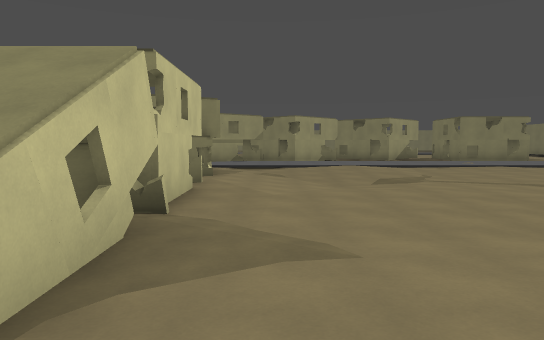
View 1 (above)

24 first-person views from a walk through a 3-D level made in the Godot game engine. The camera is 1.5 m above the floor, tilts 4° down and sees 70° across. The floor is counted in squares, 2 m on a side. Each view is taken from the middle of a square. On the plan, view 1 faces up. The plan holds only what a view shows up to about 12 squares ahead; the rest is blank. The place goes on beyond the plan. Door leaves are left out where a doorway can be walked through.

View 2
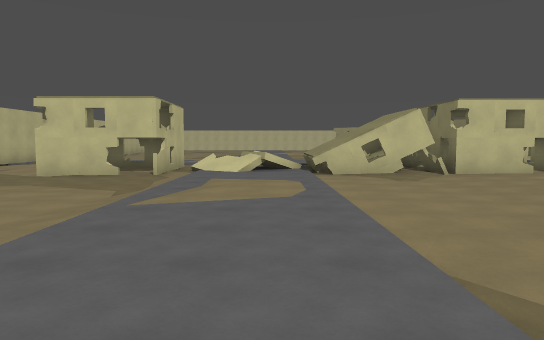

View 3
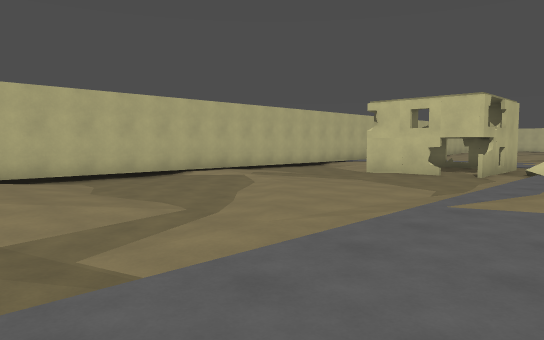

View 4
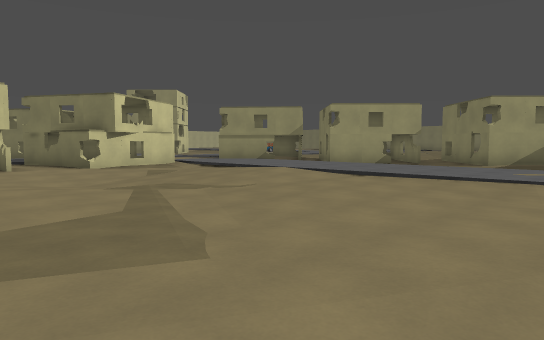

View 5
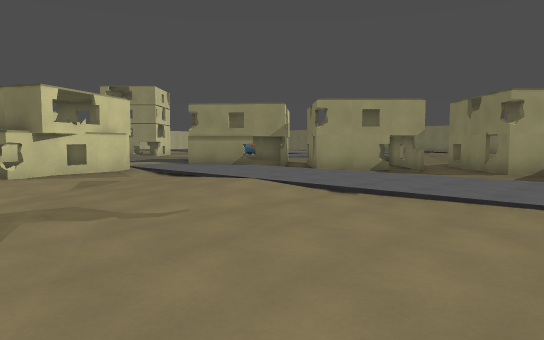

View 6
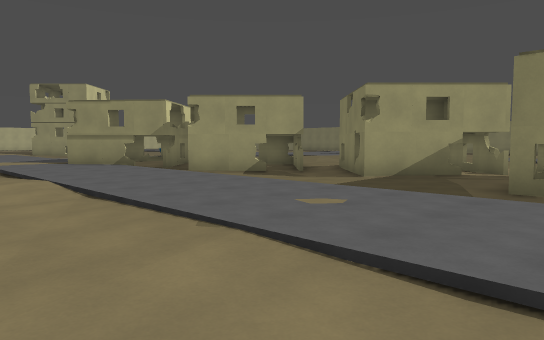

View 7
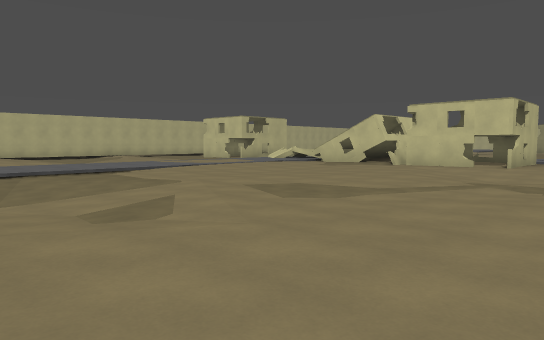

View 8
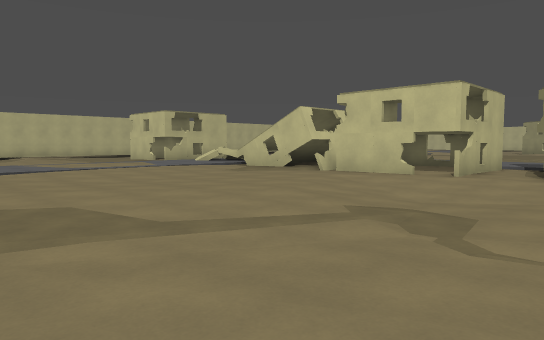

View 9
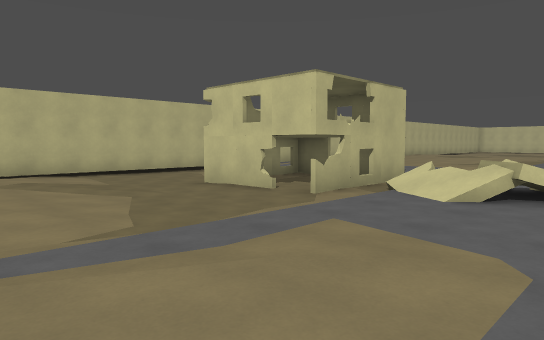

View 10
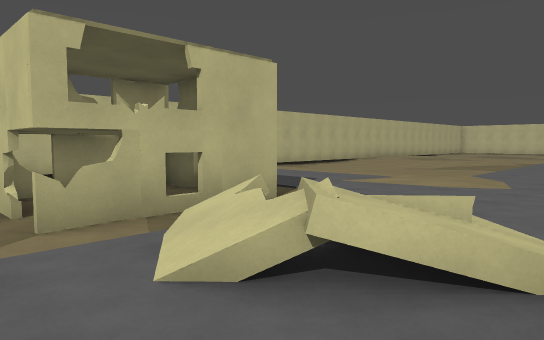

View 11
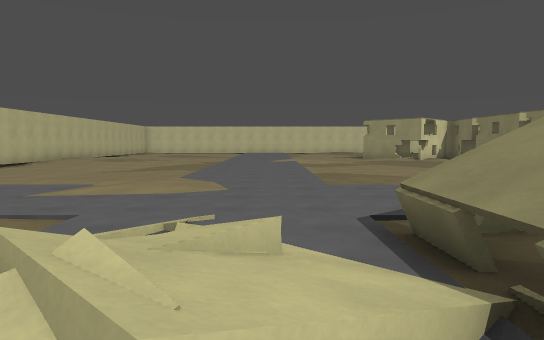

View 12
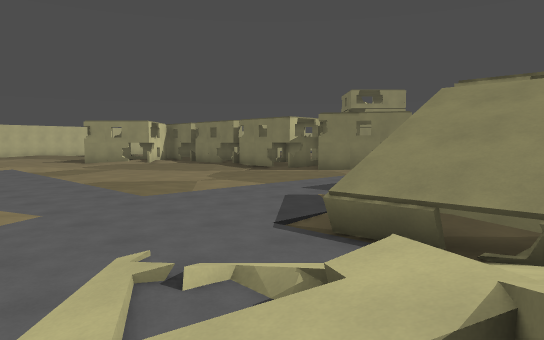

View 13
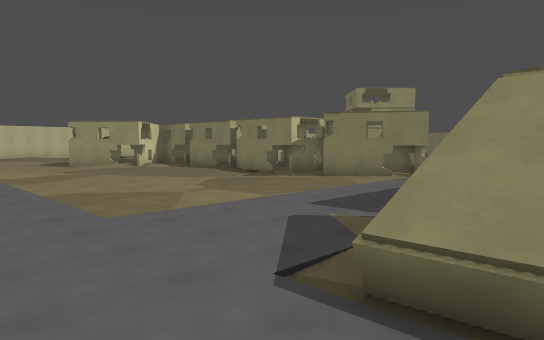

View 14
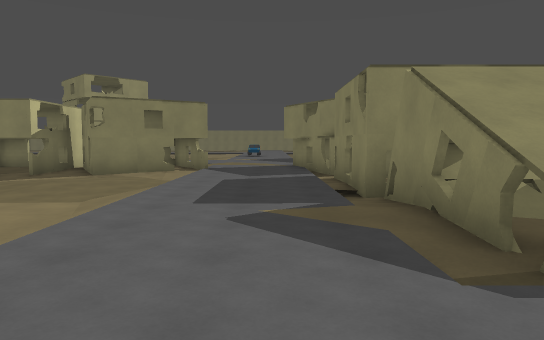

View 15
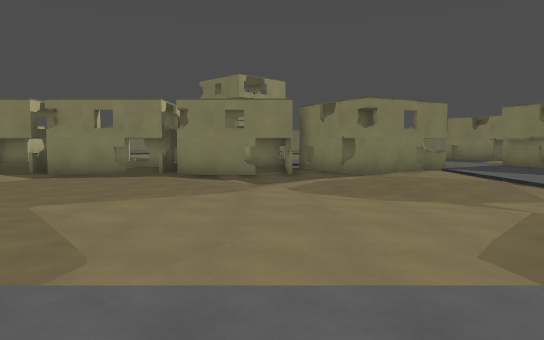

View 16
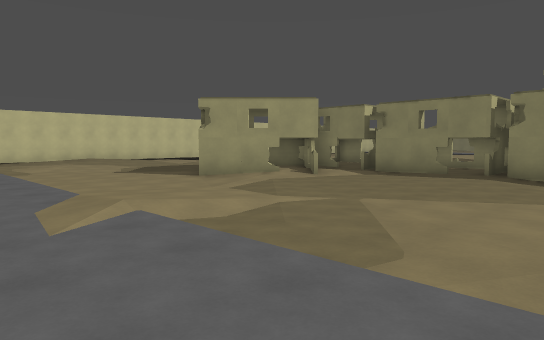

View 17
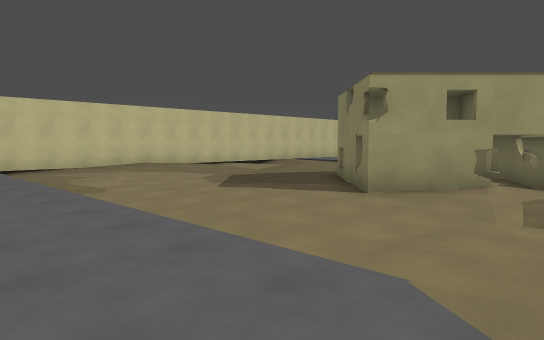

View 18
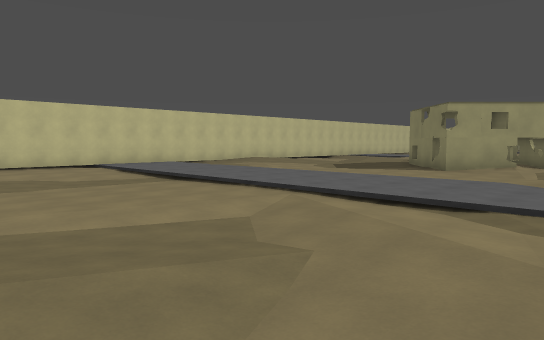

View 19
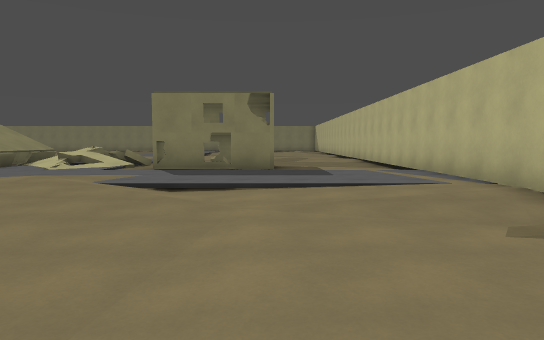

View 20
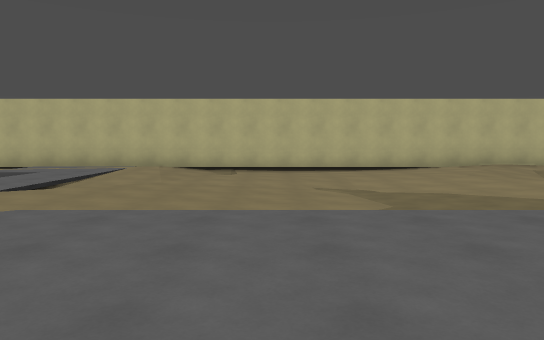

View 21
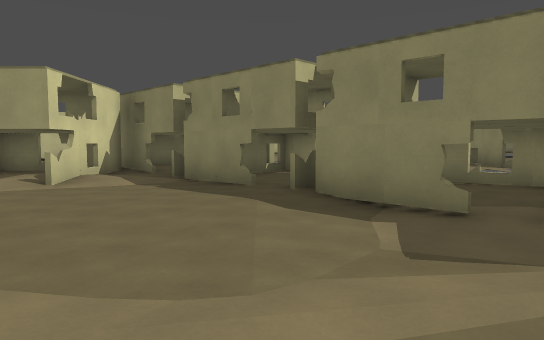

View 22
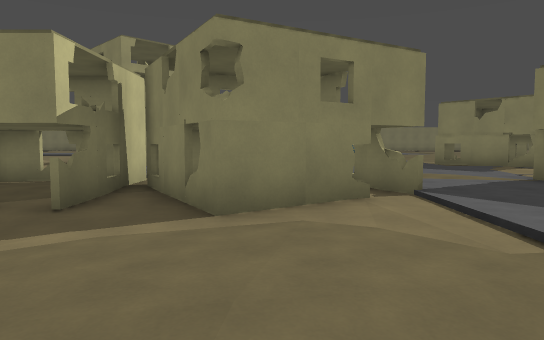

View 23
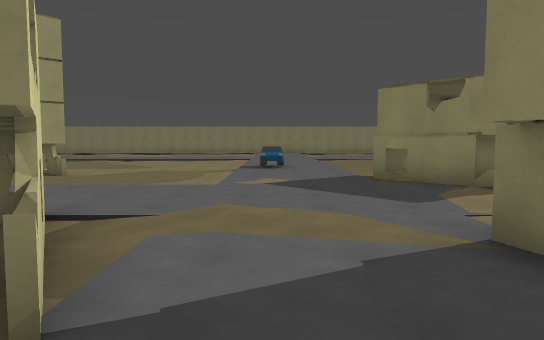

View 24
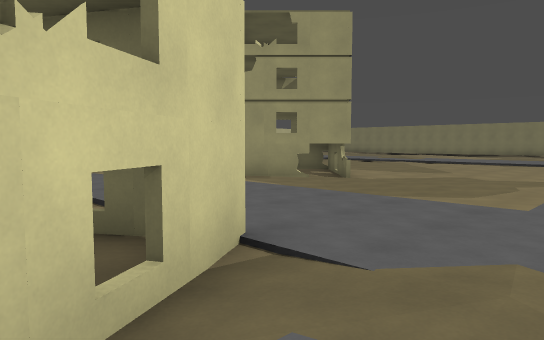

### Floor plan
Key: @ floor where view 1 was taken; # wall or solid block; x gap in a wall; . main floor; : floor 0.25 m higher than the main floor; - floor 0.25 m lower than the main floor; + floor 0.5 m higher than the main floor; * floor 0.75 m higher than the main floor; / step, stairs or slope; D open door; = window, fence, low wall or low ledge; ^ raised ledge; C car.
Columns run from 31 left of view 1 to 11 right of it. Each row starts with its distance up from view 1.
 23                    ....
 22                   .....
 21                  #...../C:/:      :#  #
 20                  #...../::/.     ###  D:
 19                  #DD.::/::/  #   #D####.x
 18                 ##D..::::::###   D......#
 17                 D#.....::::# #D###......
 16                 :  ///:::::###///////////
 15                 :: :::::::::##:::::::::::
 14                 ::  ::::::::::::::::::::::
 13                  /// ##::::::////::///////
 12          #x##x ##x#####:::#x #...::......
 11          #:##..#:..## ##::#  #.............
 10          ##D##DD..D###DD:::###.............
  9          ##D##DD##D.## /:::#.../--.......::
  8      :::####...:.....:./:::##DD/..........:
  7     .:::#=#DD.......:::/:::#:DD...........
  6    .....###D........::./:::x.##:::......./
  5   /......##:.........../:::####:........--
  4 #:................::.../:::###D.........-/
  3 #:............:...::::./:::#*#:...........
  2 #../:.......::/...:::::/:::x^^.:::::.....
  1 #//::///////::///////::/::/^^^/::::::////
  0     ::::::::::::::::::::::://=/@:::::::::
 -1    ::::::::::: :::::::::::://=/::::::::::
 -2   ////////////  /////::+:::////////:::///
 -3 #.........../. :.....::::::###D....:::...
 -4 #.........../:::.....::/:::#:.D...:::...
 -5 #............/::......./:::x..#...::.../
 -6       .....//./:......./:::####..:::..::
 -7            :///:......:::::::....::::.::
 -8             :/::......::::::.....:/.../:
 -9            ::::.......::::::.....:/.../
-10            ############################

Positions as (right, up) in squares from view 1, and headings:
1: (0, 0), facing up
2: (9, 0), facing left
3: (9, 0), facing down-left
4: (9, 6), facing up-left
5: (8, 8), facing up-left
6: (10, 11), facing up-left
7: (11, 11), facing down-left
8: (7, 11), facing down-left
9: (4, 1), facing down-left
10: (0, 1), facing down-left
11: (-1, 0), facing left
12: (-2, -2), facing up-left
13: (-3, -1), facing up-left
14: (-6, -1), facing up
15: (-13, -1), facing up
16: (-13, -1), facing up-left
17: (-18, -1), facing up-left
18: (-17, -7), facing up-left
19: (-14, -6), facing right
20: (-12, 2), facing down
21: (-12, 5), facing up-left
22: (-10, 5), facing up
23: (-7, 9), facing up
24: (-7, 11), facing up-left
